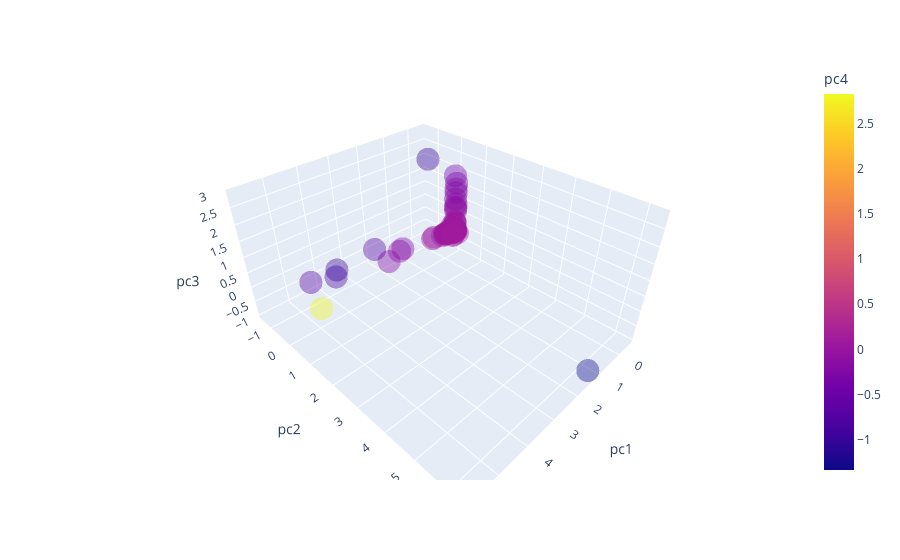

The cell this chart's notebook holds for it:
### Code cell
import plotly.express as px
import pandas

ns_fixed = list(ns_sr_rep.keys())

df = pandas.DataFrame({"pc1": x,
                   "pc2": y,
                   "pc3": z,
                   "pc4": a,
                   "source": ns_fixed})

fig = px.scatter_3d(df, x='pc1', y='pc2', z='pc3', color='pc4', hover_name='source', opacity=0.4)
fig.show()
